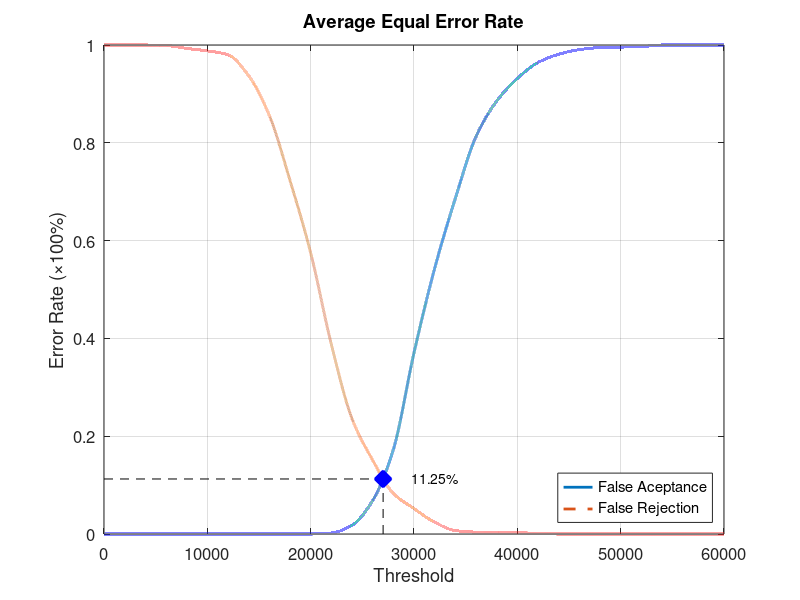
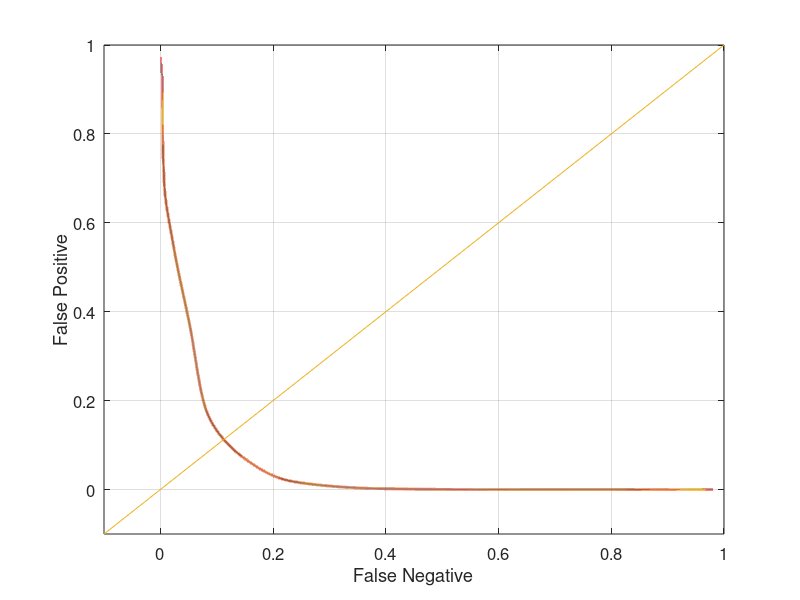

These charts were generated, in order, by the following MATLAB code:
function yEER = Database1Average
close all;
clear;
clc;
x = 0:2000:60000;
xq = 0:0.5:60000;

y0 = [0 0 0 0 0 0 0 0 0 0 0 0.00210526 0.0178947 0.0684211 0.172632 0.370526 0.543158 0.686316 0.812632 0.885263 0.931579 0.964211 0.981053 0.990526 0.994737 0.99579 0.996842 1 1 1 1];
yy0 = interp1(x, y0, xq, 'pchip');
y1 = [1 1 1 0.999 0.993 0.988 0.98 0.937 0.856 0.723 0.575 0.388 0.236 0.151 0.083 0.052 0.024 0.007 0.004 0.004 0.003 0.001 0 0 0 0 0 0 0 0 0];
yy1 = interp1(x, y1, xq, 'pchip');

% Calculating EER: 
y2 = abs(y0 - y1);
find(y2 == min(y2))
yy2 = abs(yy0 - yy1);
xEER = find(yy2 == min(yy2));
xEERIndex = xq(xEER) % X-axis EER
yEER = yy0(xEER) % Y-axis EER

main = figure
plot(xq, yy0,'-','LineWidth', 2);	hold on
plot(xq, yy1,'--','LineWidth', 2);	hold on
plot([xEERIndex xEERIndex], [0 yEER], 'k--');	hold on
plot([0 xEERIndex], [yEER yEER], 'k--');	hold on
plot(xEERIndex, yEER, 'bx', 'LineWidth', 10);	hold on
text(xEERIndex + 10 * xEERIndex / 100, yEER, [num2str(round((10000 * yEER)) / 100) '%'])
legend('False Aceptance', 'False Rejection', 'Location', 'SouthEast')
xlabel('Threshold')
ylabel('Error Rate (\times100%)')
title('Average Equal Error Rate')
set(gca, 'FontSize', 12)
axis([0 60000 0 1])
grid on

print(main, 'Database1AverageMain', '-dpng');
FNRxFPR = figure('Color', [1 1 1]);
plot(yy1, yy0, '-', yy1, yy0, 'LineWidth', 2);
hold on
y = -0.1:0.1:1
plot(y, y); 
set(gca, 'FontSize', 12)
xlabel('False Negative')
ylabel('False Positive')
axis([-0.1 1 -0.1 1])
set(gca, 'FontSize', 12)
grid on

print(FNRxFPR, 'Database1AverageFNRxFPR','-dpng');
end
